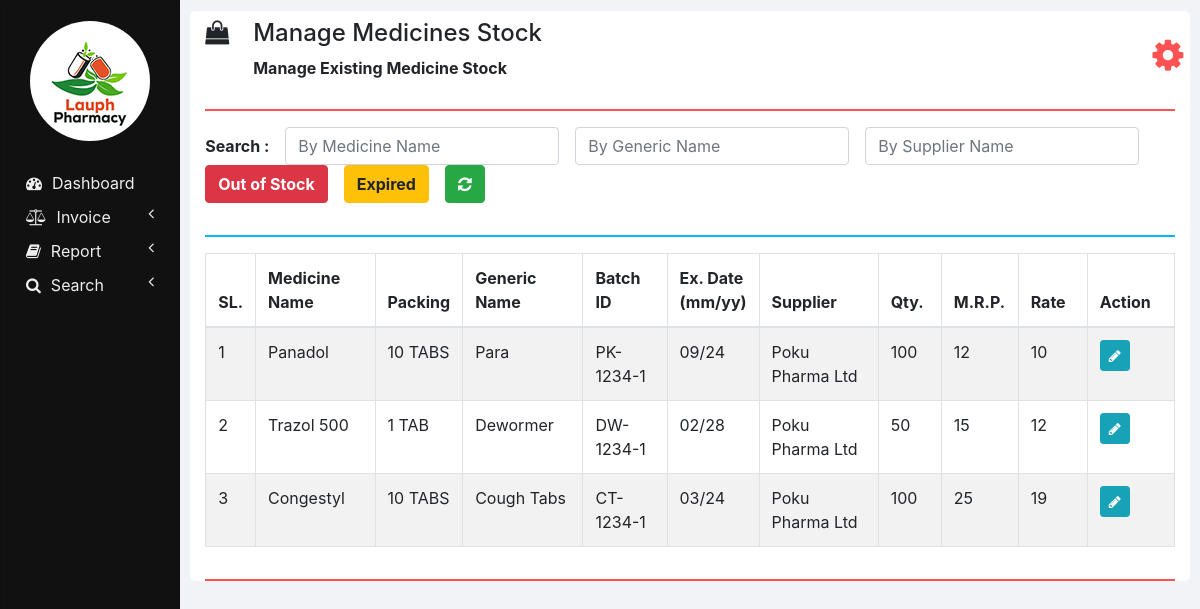
Page /manage_medicine_stock.php on the committed database.
### tables this page shows
CREATE TABLE `medicines` (
  `ID` int(11) NOT NULL,
  `NAME` varchar(100) NOT NULL,
  `PACKING` varchar(20) NOT NULL,
  `GENERIC_NAME` varchar(100) NOT NULL,
  `SUPPLIER_NAME` varchar(100) NOT NULL
);

CREATE TABLE `medicines_stock` (
  `ID` int(11) NOT NULL,
  `NAME` varchar(100) NOT NULL,
  `BATCH_ID` varchar(20) NOT NULL,
  `EXPIRY_DATE` varchar(10) NOT NULL,
  `QUANTITY` int(11) NOT NULL,
  `MRP` double NOT NULL,
  `RATE` double NOT NULL
);

### php/manage_medicine_stock.php (the view, shortened to what this page needs)
<?php
  function showMedicinesStock($id) {
    require "db_connection.php";
    if($con) {
      $seq_no = 0;
      $query = "SELECT * FROM medicines INNER JOIN medicines_stock ON medicines.NAME = medicines_stock.NAME";
      $result = mysqli_query($con, $query);
      while($row = mysqli_fetch_array($result)) {
        $seq_no++;
        if($row['BATCH_ID'] == $id)
          showEditOptionsRow($seq_no, $row);
        else
          showMedicineStockRow($seq_no, $row);
      }
    }
  }
  function showMedicineStockRow($seq_no, $row) {
    ?>
    <tr>
      <td><?php echo $seq_no; ?></td>
      <td><?php echo $row['NAME']; ?></td>
      <td><?php echo $row['PACKING']; ?></td>
      <td><?php echo $row['GENERIC_NAME']; ?></td>
      <td><?php echo $row['BATCH_ID']; ?></td>
      <td><?php echo $row['EXPIRY_DATE']; ?></td>
      <td><?php echo $row['SUPPLIER_NAME']; ?></td>
      <td><?php echo $row['QUANTITY']; ?></td>
      <td><?php echo $row['MRP']; ?></td>
      <td><?php echo $row['RATE']; ?></td>
      <td>
        <button href="" class="btn btn-info btn-sm" onclick="editMedicineStock('<?php echo $row['BATCH_ID']; ?>');">
          <i class="fa fa-pencil"></i>
        </button>
      </td>
    </tr>
    <?php
  }
  ?>

### css/sidenav.css (style rules this page uses)
body { background-color: #f1f3f6; }

### css/home.css (style rules this page uses)
html, body { height: 100vh; }

### rows in the picture
medicines: seq_no "1", medicines_stock.NAME "Panadol", PACKING "10 TABS", GENERIC_NAME "Para", medicines_stock.BATCH_ID "PK-1234-1", medicines_stock.EXPIRY_DATE "09/24", SUPPLIER_NAME "Poku Pharma Ltd", medicines_stock.QUANTITY "100", medicines_stock.MRP "12", medicines_stock.RATE "10"
medicines: seq_no "2", medicines_stock.NAME "Trazol 500", PACKING "1 TAB", GENERIC_NAME "Dewormer", medicines_stock.BATCH_ID "DW-1234-1", medicines_stock.EXPIRY_DATE "02/28", SUPPLIER_NAME "Poku Pharma Ltd", medicines_stock.QUANTITY "50", medicines_stock.MRP "15", medicines_stock.RATE "12"
medicines: seq_no "3", medicines_stock.NAME "Congestyl", PACKING "10 TABS", GENERIC_NAME "Cough Tabs", medicines_stock.BATCH_ID "CT-1234-1", medicines_stock.EXPIRY_DATE "03/24", SUPPLIER_NAME "Poku Pharma Ltd", medicines_stock.QUANTITY "100", medicines_stock.MRP "25", medicines_stock.RATE "19"

### other values in the picture
$heading "Manage Medicines Stock"
$sub_heading "Manage Existing Medicine Stock"
